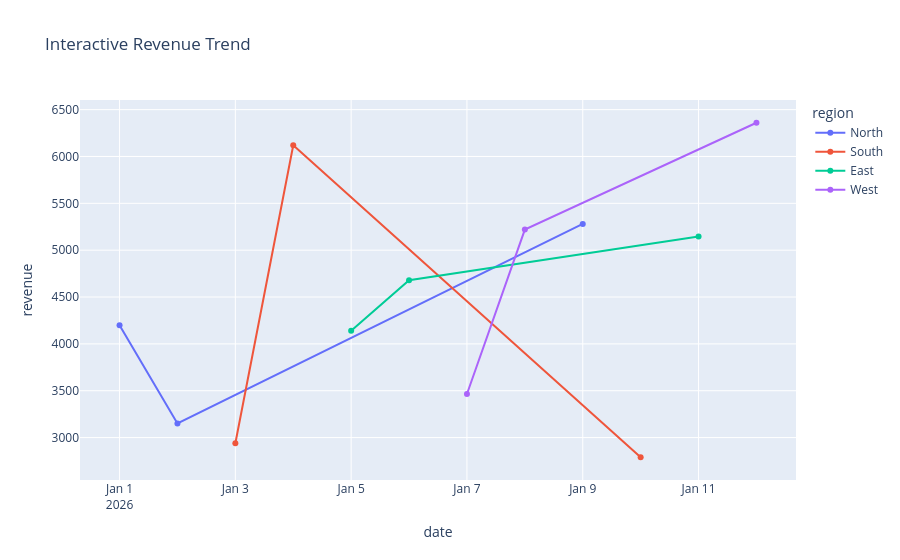

Source (notebook cell):
### Markdown cell above
## Interactive Plotly Chart

### Code cell
fig = px.line(
    df.sort_values("date"),
    x="date",
    y="revenue",
    color="region",
    markers=True,
    title="Interactive Revenue Trend",
)
fig.show()

### Figure 1 — Plotly figure (JSON) as saved in the notebook; plotly's stock layout.template omitted (floating-point values rounded to 4 significant figures)
{"data": [{"hovertemplate": "region=North<br>date=%{x}<br>revenue=%{y}<extra></extra>", "legendgroup": "North", "line": {"color": "#636efa", "dash": "solid"}, "marker": {"symbol": "circle"}, "mode": "lines+markers", "name": "North", "orientation": "v", "showlegend": true, "type": "scatter", "x": ["2026-01-01T00:00:00.000000", "2026-01-02T00:00:00.000000", "2026-01-09T00:00:00.000000"], "xaxis": "x", "y": [4200, 3150, 5280], "yaxis": "y"}, {"hovertemplate": "region=South<br>date=%{x}<br>revenue=%{y}<extra></extra>", "legendgroup": "South", "line": {"color": "#EF553B", "dash": "solid"}, "marker": {"symbol": "circle"}, "mode": "lines+markers", "name": "South", "orientation": "v", "showlegend": true, "type": "scatter", "x": ["2026-01-03T00:00:00.000000", "2026-01-04T00:00:00.000000", "2026-01-10T00:00:00.000000"], "xaxis": "x", "y": [2940, 6120, 2790], "yaxis": "y"}, {"hovertemplate": "region=East<br>date=%{x}<br>revenue=%{y}<extra></extra>", "legendgroup": "East", "line": {"color": "#00cc96", "dash": "solid"}, "marker": {"symbol": "circle"}, "mode": "lines+markers", "name": "East", "orientation": "v", "showlegend": true, "type": "scatter", "x": ["2026-01-05T00:00:00.000000", "2026-01-06T00:00:00.000000", "2026-01-11T00:00:00.000000"], "xaxis": "x", "y": [4140, 4680, 5145], "yaxis": "y"}, {"hovertemplate": "region=West<br>date=%{x}<br>revenue=%{y}<extra></extra>", "legendgroup": "West", "line": {"color": "#ab63fa", "dash": "solid"}, "marker": {"symbol": "circle"}, "mode": "lines+markers", "name": "West", "orientation": "v", "showlegend": true, "type": "scatter", "x": ["2026-01-07T00:00:00.000000", "2026-01-08T00:00:00.000000", "2026-01-12T00:00:00.000000"], "xaxis": "x", "y": [3465, 5220, 6360], "yaxis": "y"}], "layout": {"legend": {"title": {"text": "region"}, "tracegroupgap": 0}, "title": {"text": "Interactive Revenue Trend"}, "xaxis": {"anchor": "y", "domain": [0, 1], "title": {"text": "date"}}, "yaxis": {"anchor": "x", "domain": [0, 1], "title": {"text": "revenue"}}}}
